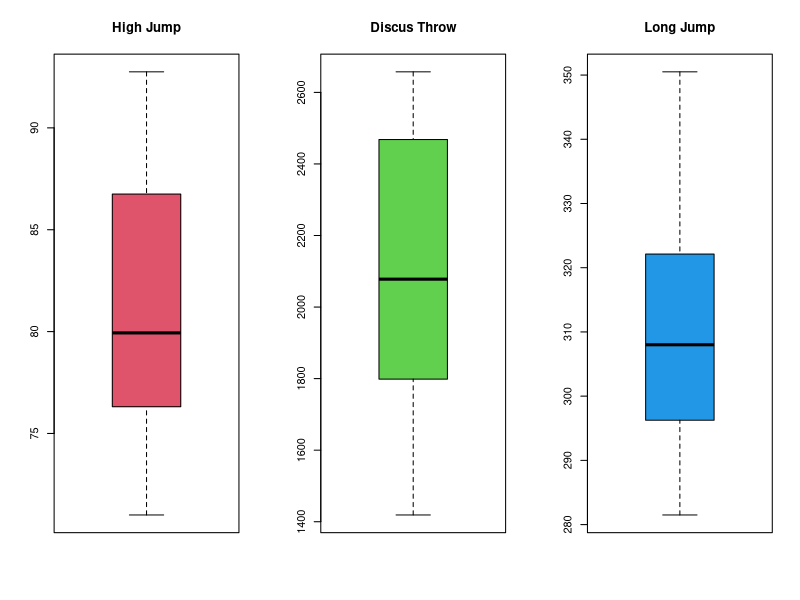
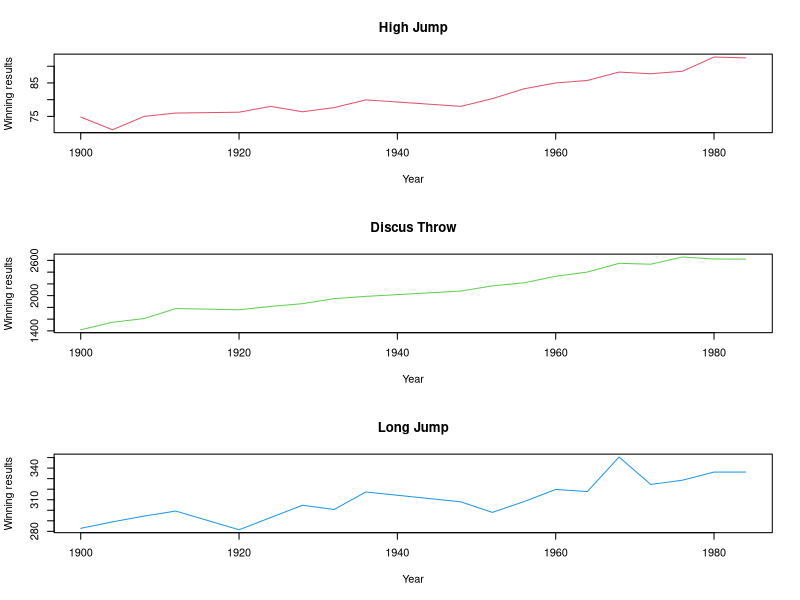
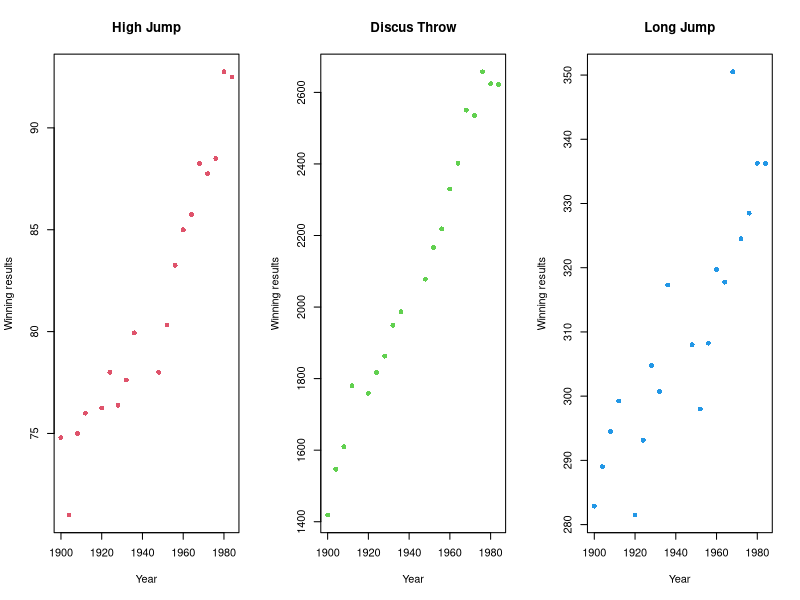
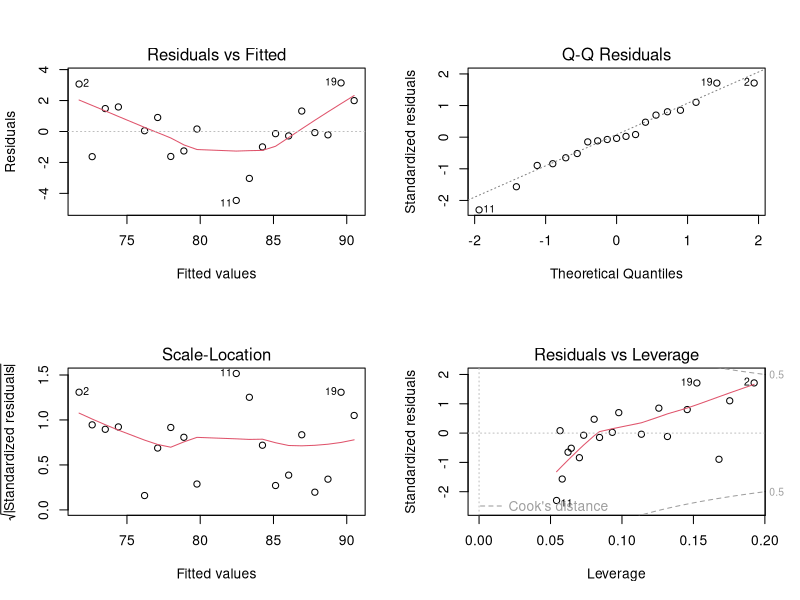
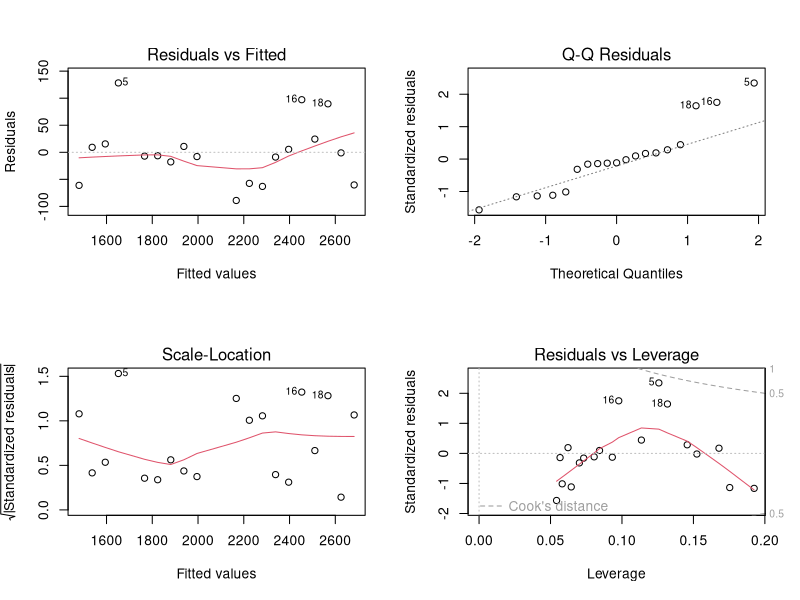
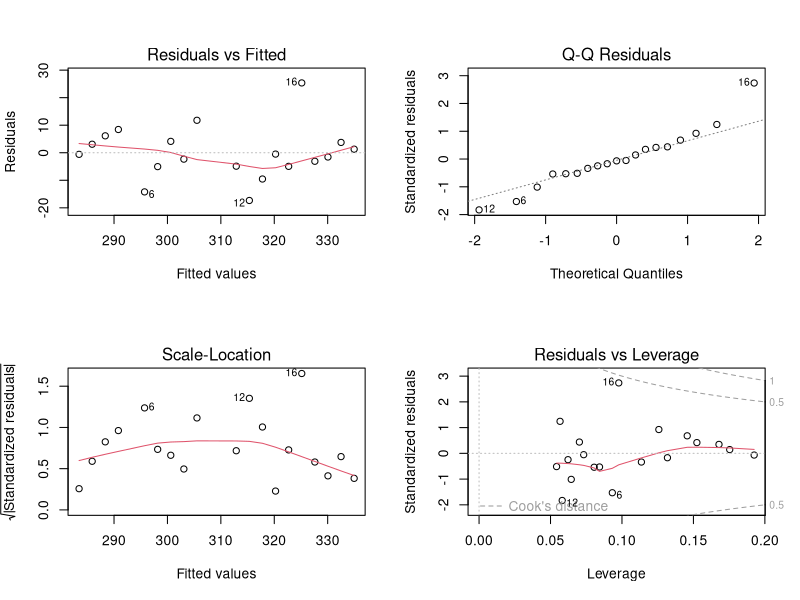
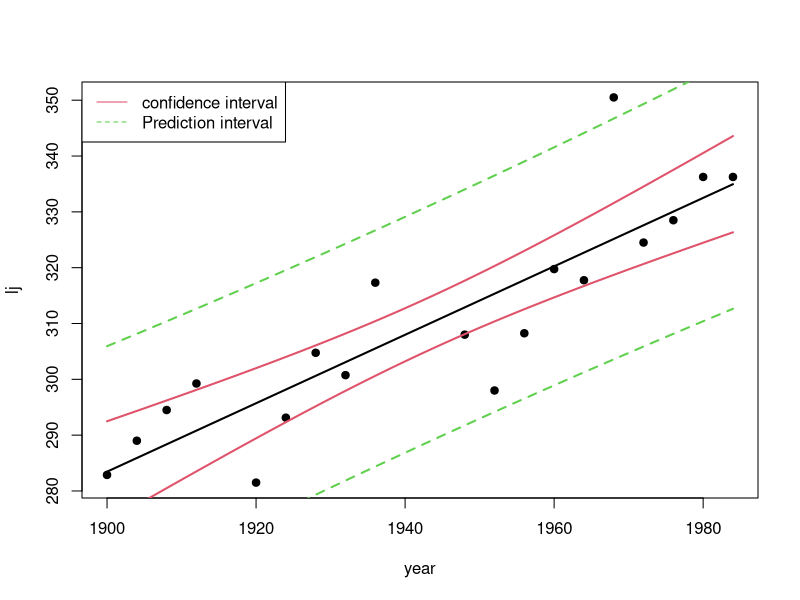
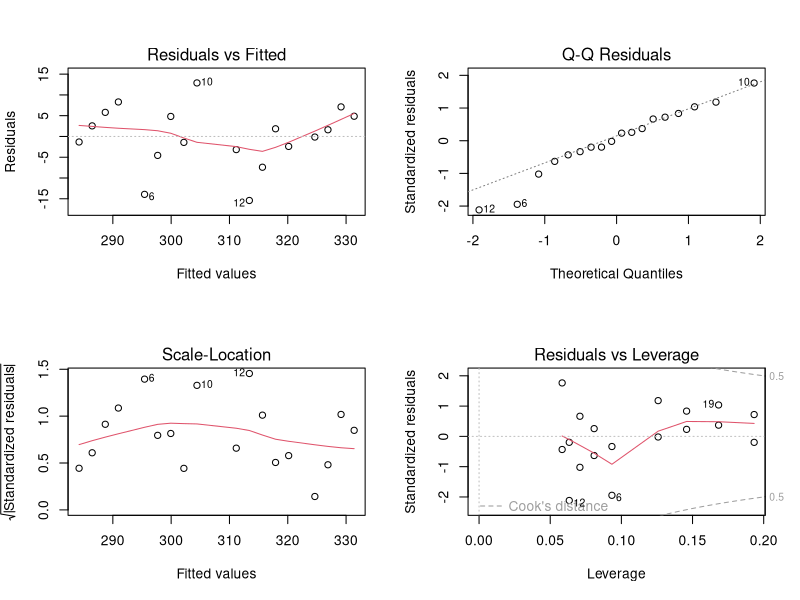

Write R code to recreate these figures, in order.
## ---- chunk 1
## set working directory
require("knitr")
require("car")
require("ggplot2")
## ---- chunk 2
sport <- read.table("sport.txt", header=TRUE)

# First remove the results from 1896 and change the date to the reference
sport <- sport[-1,]
sport$year <- sport$year+1900
summary(sport)
## ---- chunk 3
# Boxplot
par(mfrow=c(1,3))
boxplot(sport$high.jump, main="High Jump", col=2)
boxplot(sport$Discus.Throw, main="Discus Throw", col=3)
boxplot(sport$long.jump, main="Long Jump", col=4)

# Line plot
par(mfrow=c(3,1))
plot(sport$year, sport$high.jump, type="l", xlab="Year", ylab="Winning results", main="High Jump", col=2)
plot(sport$year, sport$Discus.Throw, type="l", xlab="Year", ylab="Winning results", main="Discus Throw", col=3)
plot(sport$year, sport$long.jump, type="l", xlab="Year", ylab="Winning results", main="Long Jump", col=4)

# Scatter plot
par(mfrow=c(1,3))
plot(sport$year, sport$high.jump, xlab="Year", ylab="Winning results", main="High Jump", col=2, pch=16)
plot(sport$year, sport$Discus.Throw, xlab="Year", ylab="Winning results", main="Discus Throw", col=3, pch=16)
plot(sport$year, sport$long.jump, xlab="Year", ylab="Winning results", main="Long Jump", col=4, pch=16)
## ---- chunk 4
lmHighJump <- lm(sport$high.jump~sport$year, data=sport)
lmDiscusThrow <- lm(sport$Discus.Throw~sport$year, data=sport)
lmLongJump <- lm(sport$long.jump~sport$year, data=sport)

summary(lmHighJump)
summary(lmDiscusThrow)
summary(lmLongJump)

par(mfrow = c(2,2))
plot(lmHighJump)
plot(lmDiscusThrow)
plot(lmLongJump)
## ---- chunk 5
# Build model again only for long jump
lj <- sport$long.jump
year <- sport$year
lmLongJump <- lm(lj~year, data=sport)

# Plot 95% confidence intervals for the regression line
par(mfrow = c(1,1))
year.new <- seq(min(year), max(year), by=0.1)
#year.new <- c(2004)
pred.sport <- data.frame(year = year.new)
range.pred <- predict(lmLongJump, newdata = pred.sport, interval = "confidence")
plot(lj ~ year, sport, pch = 19)
lines(year.new, range.pred[,1], lw = 2)
lines(year.new, range.pred[,2], col = 2, lw = 2)
lines(year.new, range.pred[,3], col = 2, lw = 2)

# Plot 95% prediction intervals using function matlines
range.pred <- predict(lmLongJump, newdata = pred.sport, interval = "prediction")
matlines(year.new, range.pred[,2:3], lty = 2, col = 3, lw = 2)

# Add legend
legend("topleft", legend = c("confidence interval","Prediction interval"), 
       col = c(2,3), lty = c(1,2))
## ---- chunk 6
# Remove observation
sport2 <- sport[-15,]

# Linear Model
lj <- sport2$long.jump
year <- sport2$year
lmLongJump <- lm(lj~year, data=sport2)

summary(lmLongJump)

par(mfrow = c(2,2))

plot(lmLongJump)
## ---- chunk 7
# Plot 95% confidence intervals for the regression line
par(mfrow = c(1,1))
year.new <- seq(min(year), max(year), by=0.1)
pred.sport <- data.frame(year = year.new)
range.pred <- predict(lmLongJump, newdata = pred.sport, interval = "confidence")
plot(lj ~ year, sport2, pch = 19)
lines(year.new, range.pred[,1], lw = 2)
lines(year.new, range.pred[,2], col = 2, lw = 2)
lines(year.new, range.pred[,3], col = 2, lw = 2)

# Plot 95% prediction intervals using function matlines
range.pred <- predict(lmLongJump, newdata = pred.sport, interval = "prediction")
matlines(year.new, range.pred[,2:3], lty = 2, col = 3, lw = 2)

# Add legend
legend("topleft", legend = c("confidence interval","Prediction interval"), 
       col = c(2,3), lty = c(1,2))
## ---- chunk 8
year.new <- c(2004)
pred.sport <- data.frame(year = year.new)
range.pred <- predict(lmLongJump, newdata = pred.sport, interval = "confidence")
y2004 <- range.pred[,1]
